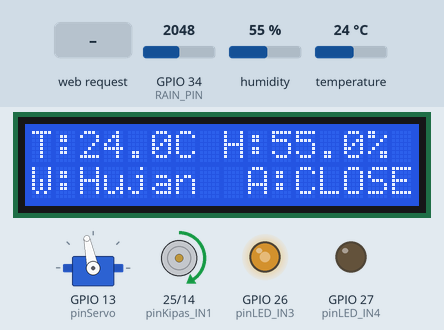
This sketch was run on a simulated ESP32. Parts: 16×2 character LCD, servo, motor-driver pin pairs drawn as motors (green arrow = first pin HIGH = forward, orange = second pin HIGH = backward, longer = more drive), output pins drawn as LEDs (lit = HIGH). The inputs (shaded band) are chosen by the test bench; at power-on: GPIO 34 (RAIN_PIN) = 2048, humidity 55 %, temperature 24 °C. WiFi joins after 1.5 s; servers stay silent unless stated; what the sketch prints to the serial monitor is not drawn.

Above: at 5.8 s.
5.9 s: GPIO 34 (RAIN_PIN) set to 2379
8.1 s: GPIO 34 (RAIN_PIN) set to 2519
At 10.1 s:
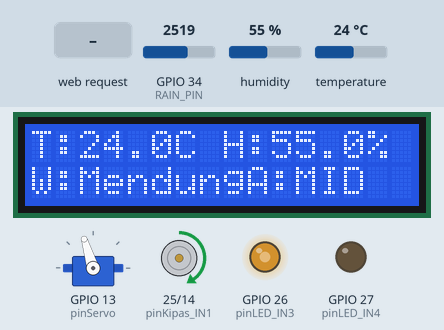
11.1 s: HTTP request GET /setMode?val=1 received
At 13.0 s:
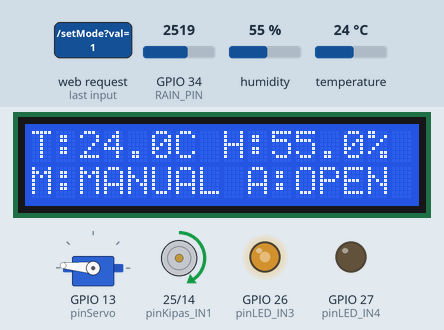
14.1 s: HTTP request GET /setServo?val=1 received
At 15.78 s:
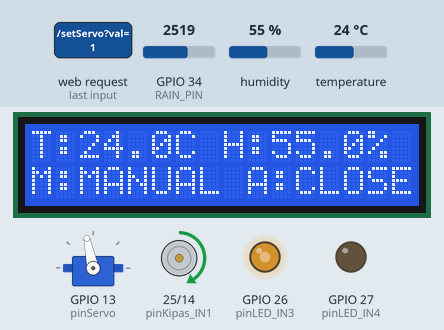
17.0 s: HTTP request GET /setMode?val=120 received
At 18.7 s:
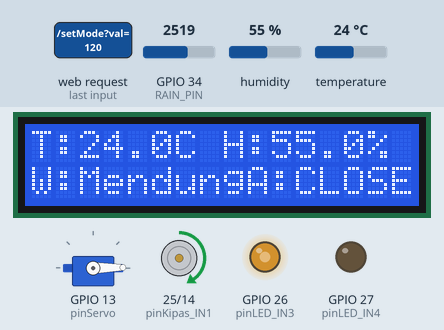
19.1 s: GPIO 34 (RAIN_PIN) set to 3527
At 20.5 s:
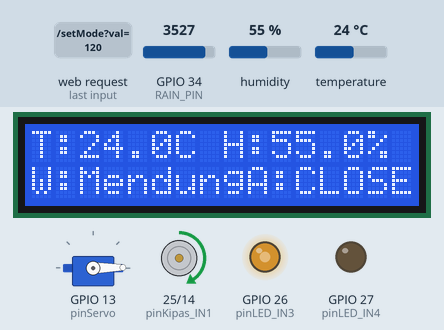
21.1 s: GPIO 34 (RAIN_PIN) set to 3658
At 23.0 s:
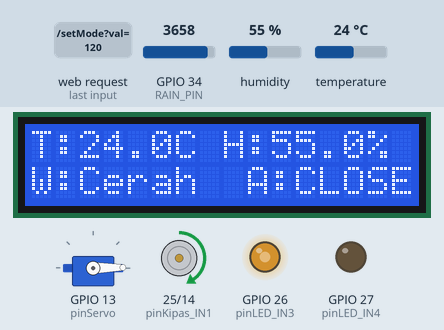
Timing chart, 0 to 24.1 s (numbered marks = the images above; inputs shaded):
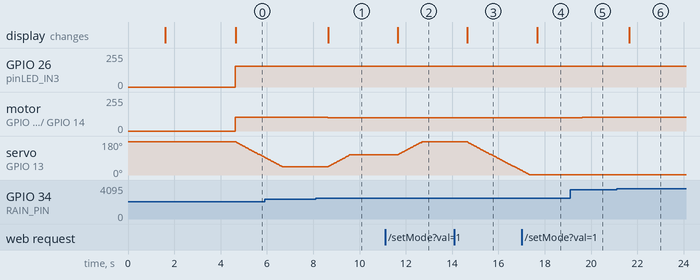

The sketch:

Program_Prototipe_Pengering_Ikan_Asin.ino
```cpp
#include "DHT.h"
#include <ESP32Servo.h>
#include <Wire.h>
#include <LiquidCrystal_I2C.h>
#include <Fuzzy.h>
#include <WiFi.h>
#include <WebServer.h>

const char* ssid = "MaggotBalap";
const char* pass = "12121212";

WebServer server(80);

#define DHTPIN 4
#define DHTTYPE DHT22
#define RAIN_PIN 34

const int pinKipas_IN1 = 25;
const int pinKipas_IN2 = 14;
const int pinLED_IN3   = 26;
const int pinLED_IN4   = 27;
const int pinServo     = 13;

DHT dht(DHTPIN, DHTTYPE);
Servo servoAtap;
LiquidCrystal_I2C lcd(0x27, 16, 2);
Fuzzy *fuzzy = new Fuzzy();

String statusCuaca = "Cerah";
String statusAtapLcd = "OPEN";
float globalSuhu = 0;
float globalLembab = 0;
int globalRawHujan = 4095;

int modeSistem = 0;
int servoManualWeb = 175;

unsigned long waktuTerakhirServo = 0;
const int jedaServoPelan = 15;
unsigned long waktuTerakhirSensor = 0;
const int jedaBacaSensor = 1000;

int sudutServoTujuan = 175;
int sudutServoSekarang = 175;

void handleRoot() {
  String html = "<!DOCTYPE html><html><head><meta name='viewport' content='width=device-width, initial-scale=1'>";
  html += "<link rel='stylesheet' href='https://cdn.jsdelivr.net/npm/bootstrap@5.3.0/dist/css/bootstrap.min.css'>";
  html += "<title>PENGERING IKAN ASIN</title>";
  html += "<style>body{background:#f4f6f9; font-family:sans-serif;} .card{box-shadow:0 4px 8px rgba(0,0,0,0.05); border:none; margin-bottom:20px;}</style>";
  html += "</head><body>";

  html += "<div class='container mt-4'>";
  html += "  <div class='bg-primary text-white p-4 rounded card text-center'>";
  html += "    <h2>KONTROL CERDAS DAN AKUISISI DATA</h2>";
  html += "    <p class='mb-0'>Dashboard Sistem Cerdas Prototipe Pengering Ikan Asin</p>";
  html += "  </div>";

  html += "  <div class='row'>";
  html += "    <div class='col-md-4'><div class='card p-4 text-center'><h5>Suhu Udara</h5><h2 class='text-danger' id='suhu'>0.0</h2><p>&deg;C</p></div></div>";
  html += "    <div class='col-md-4'><div class='card p-4 text-center'><h5>Kelembaban</h5><h2 class='text-primary' id='lembab'>0.0</h2><p>%</p></div></div>";
  html += "    <div class='col-md-4'><div class='card p-4 text-center'><h5>Kondisi Cuaca</h5><h2 class='text-warning' id='cuaca'>-</h2><p id='rawHujan' class='text-muted'>(ADC: -)</p></div></div>";
  html += "  </div>";

  html += "  <div class='row'>";
  html += "    <div class='col-md-6'>";
  html += "      <div class='card p-4'>";
  html += "        <h5>Mode Sistem Kendali</h5>";
  html += "        <div class='d-flex gap-2 mt-3'>";
  html += "          <button class='btn btn-success w-50' onclick='setMode(0)'>Mode Otomatis (Fuzzy)</button>";
  html += "          <button class='btn btn-secondary w-50' onclick='setMode(1)'>Mode Manual (Web)</button>";
  html += "        </div>";
  html += "        <h6 class='mt-3'>Status Aktif: <span class='badge bg-info text-dark' id='statusMode'>Otomatis (Fuzzy)</span></h6>";
  html += "      </div>";
  html += "    </div>";
  html += "    <div class='col-md-6'>";
  html += "      <div class='card p-4'>";
  html += "        <h5>Kontrol Manual Atap (Servo)</h5>";
  html += "        <input type='range' class='form-range mt-3' min='45' max='175' id='sliderServo' onchange='kirimServo(this.value)'>";
  html += "        <p class='mt-2'>Sudut Atap: <span id='valServo'>175</span>&deg; (<span id='txtAtap'>OPEN</span>)</p>";
  html += "      </div>";
  html += "    </div>";
  html += "  </div>";
  html += "</div>";

  html += "<script>";
  html += "setInterval(ambilData, 1000);";
  html += "function ambilData() {";
  html += "  fetch('/readData').then(response => response.json()).then(data => {";
  html += "    document.getElementById('suhu').innerText = data.suhu;";
  html += "    document.getElementById('lembab').innerText = data.lembab;";
  html += "    document.getElementById('cuaca').innerText = data.cuaca;";
  html += "    document.getElementById('rawHujan').innerText = '(ADC: ' + data.rawRain + ')';";
  html += "    document.getElementById('statusMode').innerText = data.mode == 0 ? 'Otomatis (Fuzzy)' : 'Manual (Web)';";
  html += "    if(data.mode == 0) {";
  html += "      document.getElementById('sliderServo').value = data.targetServo;";
  html += "      document.getElementById('valServo').innerText = data.targetServo;";
  html += "    }";
  html += "    document.getElementById('txtAtap').innerText = data.statusAtap;";
  html += "  });";
  html += "}";
  html += "function setMode(m) { fetch('/setMode?val=' + m); }";
  html += "function kirimServo(s) { document.getElementById('valServo').innerText = s; fetch('/setServo?val=' + s); }";
  html += "</script>";

  html += "</body></html>";
  server.send(200, "text/html", html);
}

void handleReadData() {
  String json = "{";
  json += "\"suhu\":" + String(globalSuhu, 1) + ",";
  json += "\"lembab\":" + String(globalLembab, 1) + ",";
  json += "\"rawRain\":" + String(globalRawHujan) + ",";
  json += "\"cuaca\":\"" + statusCuaca + "\",";
  json += "\"mode\":" + String(modeSistem) + ",";
  json += "\"targetServo\":" + String(sudutServoTujuan) + ",";
  json += "\"statusAtap\":\"" + statusAtapLcd + "\"";
  json += "}";
  server.send(200, "application/json", json);
}

void handleSetMode() {
  if (server.hasArg("val")) {
    modeSistem = server.arg("val").toInt();
  }
  server.send(200, "text/plain", "OK");
}

void handleSetServo() {
  if (server.hasArg("val")) {
    servoManualWeb = server.arg("val").toInt();
  }
  server.send(200, "text/plain", "OK");
}

void setupFuzzy() {
  FuzzyInput *suhu = new FuzzyInput(1);
  FuzzySet *dingin = new FuzzySet(0, 0, 25, 28);
  FuzzySet *normal = new FuzzySet(25, 28, 32, 35);
  FuzzySet *panas = new FuzzySet(32, 35, 50, 50);
  suhu->addFuzzySet(dingin); suhu->addFuzzySet(normal); suhu->addFuzzySet(panas);
  fuzzy->addFuzzyInput(suhu);

  FuzzyInput *kelembaban = new FuzzyInput(2);
  FuzzySet *kering = new FuzzySet(0, 0, 40, 50);
  FuzzySet *sedang = new FuzzySet(40, 50, 65, 75);
  FuzzySet *lembab = new FuzzySet(65, 75, 100, 100);
  kelembaban->addFuzzySet(kering); kelembaban->addFuzzySet(sedang); kelembaban->addFuzzySet(lembab);
  fuzzy->addFuzzyInput(kelembaban);

  FuzzyInput *hujan = new FuzzyInput(3);
  FuzzySet *hujanKering = new FuzzySet(0, 0, 20, 40);
  FuzzySet *hujanMendung = new FuzzySet(25, 45, 55, 75);
  FuzzySet *hujanBasah = new FuzzySet(60, 80, 100, 100);
  hujan->addFuzzySet(hujanKering); hujan->addFuzzySet(hujanMendung); hujan->addFuzzySet(hujanBasah);
  fuzzy->addFuzzyInput(hujan);

  FuzzyOutput *kipas = new FuzzyOutput(1);
  FuzzySet *kipasMati = new FuzzySet(0, 0, 0, 0);
  FuzzySet *kipasSedang = new FuzzySet(10, 40, 40, 70);
  FuzzySet *kipasCepat = new FuzzySet(60, 100, 100, 100);
  kipas->addFuzzySet(kipasMati); kipas->addFuzzySet(kipasSedang); kipas->addFuzzySet(kipasCepat);
  fuzzy->addFuzzyOutput(kipas);

  FuzzyOutput *led = new FuzzyOutput(2);
  FuzzySet *ledMati = new FuzzySet(0, 0, 0, 0);
  FuzzySet *ledSedang = new FuzzySet(10, 40, 40, 70);
  FuzzySet *ledTerang = new FuzzySet(60, 100, 100, 100);
  led->addFuzzySet(ledMati); led->addFuzzySet(ledSedang); led->addFuzzySet(ledTerang);
  fuzzy->addFuzzyOutput(led);

  FuzzyOutput *servoOut = new FuzzyOutput(3);
  FuzzySet *atapTutup = new FuzzySet(45, 45, 45, 45);
  FuzzySet *atapSetengah = new FuzzySet(70, 105, 105, 135);
  FuzzySet *atapBuka = new FuzzySet(150, 175, 175, 175);
  servoOut->addFuzzySet(atapTutup); servoOut->addFuzzySet(atapSetengah); servoOut->addFuzzySet(atapBuka);
  fuzzy->addFuzzyOutput(servoOut);

  createRule(1, dingin, kering, hujanKering, kipasSedang, ledSedang, atapBuka);
  createRule(2, dingin, sedang, hujanKering, kipasSedang, ledTerang, atapBuka);
  createRule(3, dingin, lembab, hujanKering, kipasCepat,  ledTerang, atapBuka);
  createRule(4, normal, kering, hujanKering, kipasMati,   ledMati,   atapBuka);
  createRule(5, normal, sedang, hujanKering, kipasSedang, ledSedang, atapBuka);
  createRule(6, normal, lembab, hujanKering, kipasCepat,  ledTerang, atapBuka);
  createRule(7, panas,  kering, hujanKering, kipasMati,   ledMati,   atapBuka);
  createRule(8, panas,  sedang, hujanKering, kipasSedang, ledMati,   atapBuka);
  createRule(9, panas,  lembab, hujanKering, kipasCepat,  ledMati,   atapBuka);

  createRule(10, dingin, kering, hujanMendung, kipasSedang, ledTerang, atapSetengah);
  createRule(11, dingin, sedang, hujanMendung, kipasSedang, ledTerang, atapSetengah);
  createRule(12, dingin, lembab, hujanMendung, kipasCepat,  ledTerang, atapSetengah);
  createRule(13, normal, kering, hujanMendung, kipasSedang, ledSedang, atapSetengah);
  createRule(14, normal, sedang, hujanMendung, kipasSedang, ledTerang, atapSetengah);
  createRule(15, normal, lembab, hujanMendung, kipasCepat,  ledTerang, atapSetengah);
  createRule(16, panas,  kering, hujanMendung, kipasSedang, ledSedang, atapSetengah);
  createRule(17, panas,  sedang, hujanMendung, kipasSedang, ledSedang, atapSetengah);
  createRule(18, panas,  lembab, hujanMendung, kipasCepat,  ledSedang, atapSetengah);

  createRule(19, dingin, kering, hujanBasah, kipasSedang, ledTerang, atapTutup);
  createRule(20, dingin, sedang, hujanBasah, kipasSedang, ledTerang, atapTutup);
  createRule(21, dingin, lembab, hujanBasah, kipasCepat,  ledTerang, atapTutup);
  createRule(22, normal, kering, hujanBasah, kipasSedang, ledTerang, atapTutup);
  createRule(23, normal, sedang, hujanBasah, kipasSedang, ledTerang, atapTutup);
  createRule(24, normal, lembab, hujanBasah, kipasCepat,  ledTerang, atapTutup);
  createRule(25, panas,  kering, hujanBasah, kipasCepat,  ledTerang, atapTutup);
  createRule(26, panas,  sedang, hujanBasah, kipasCepat,  ledTerang, atapTutup);
  createRule(27, panas,  lembab, hujanBasah, kipasCepat,  ledTerang, atapTutup);
}

void createRule(int id, FuzzySet *inSuhu, FuzzySet *inLembab, FuzzySet *inHujan, FuzzySet *outKipas, FuzzySet *outLED, FuzzySet *outServo) {
  FuzzyRuleAntecedent *suhuAndLembab = new FuzzyRuleAntecedent();
  suhuAndLembab->joinWithAND(inSuhu, inLembab);
  FuzzyRuleAntecedent *ifCondition = new FuzzyRuleAntecedent();
  ifCondition->joinWithAND(suhuAndLembab, inHujan);
  FuzzyRuleConsequent *thenCondition = new FuzzyRuleConsequent();
  thenCondition->addOutput(outKipas); thenCondition->addOutput(outLED); thenCondition->addOutput(outServo);
  FuzzyRule *rule = new FuzzyRule(id, ifCondition, thenCondition);
  fuzzy->addFuzzyRule(rule);
}

void setup() {
  Serial.begin(115200);
  dht.begin();

  lcd.init(); lcd.backlight();
  lcd.setCursor(0, 0); lcd.print("Connecting WiFi");

  WiFi.begin(ssid, pass);
  while (WiFi.status() != WL_CONNECTED) {
    delay(500); Serial.print(".");
  }

  lcd.clear();
  lcd.setCursor(0, 0); lcd.print("WiFi Connected!");
  lcd.setCursor(0, 1); lcd.print(WiFi.localIP());
  Serial.print("IP Web Dashboard Anda: "); Serial.println(WiFi.localIP());
  delay(3000); lcd.clear();

  server.on("/", handleRoot);
  server.on("/readData", handleReadData);
  server.on("/setMode", handleSetMode);
  server.on("/setServo", handleSetServo);
  server.begin();

  ESP32PWM::allocateTimer(0);
  servoAtap.setPeriodHertz(50); servoAtap.attach(pinServo, 500, 2400);

  pinMode(pinKipas_IN1, OUTPUT); pinMode(pinKipas_IN2, OUTPUT);
  pinMode(pinLED_IN3, OUTPUT); pinMode(pinLED_IN4, OUTPUT);

  setupFuzzy();
  servoAtap.write(sudutServoSekarang);
}

void loop() {
  server.handleClient();

  if (millis() - waktuTerakhirServo >= jedaServoPelan) {
    waktuTerakhirServo = millis();
    if (sudutServoSekarang < sudutServoTujuan) { sudutServoSekarang++; servoAtap.write(sudutServoSekarang); }
    else if (sudutServoSekarang > sudutServoTujuan) { sudutServoSekarang--; servoAtap.write(sudutServoSekarang); }
  }

  if (millis() - waktuTerakhirSensor >= jedaBacaSensor) {
    waktuTerakhirSensor = millis();

    globalSuhu = dht.readTemperature();
    globalLembab = dht.readHumidity();
    globalRawHujan = analogRead(RAIN_PIN);

    if (isnan(globalSuhu) || isnan(globalLembab)) return;

    int rawHujanFiltered = globalRawHujan;
    if (globalRawHujan > 3650) rawHujanFiltered = 4095;
    else if (globalRawHujan < 2450) rawHujanFiltered = 0;

    int inputHujanFuzzy = map(rawHujanFiltered, 4095, 0, 0, 100);
    if (inputHujanFuzzy < 0) inputHujanFuzzy = 0; if (inputHujanFuzzy > 100) inputHujanFuzzy = 100;

    if (globalRawHujan <= 2500) statusCuaca = "Hujan";
    else if (globalRawHujan > 2500 && globalRawHujan < 3600) statusCuaca = "Mendung";
    else statusCuaca = "Cerah";

    fuzzy->setInput(1, globalSuhu); fuzzy->setInput(2, globalLembab); fuzzy->setInput(3, inputHujanFuzzy);
    fuzzy->fuzzify();

    int outFuzzyKipas = fuzzy->defuzzify(1); int outFuzzyLED = fuzzy->defuzzify(2); int outFuzzyServo = fuzzy->defuzzify(3);

    if (modeSistem == 0) {
      sudutServoTujuan = outFuzzyServo;
    } else {
      sudutServoTujuan = servoManualWeb;
    }

    int pwmKipasAktif = (outFuzzyKipas > 0) ? map(outFuzzyKipas, 1, 100, 65, 160) : 0;
    int pwmLEDAktif = (outFuzzyLED > 0) ? map(outFuzzyLED, 1, 100, 15, 180) : 0;
    if (pwmLEDAktif > 0 && pwmLEDAktif < 40) pwmLEDAktif = 40;

    analogWrite(pinKipas_IN1, pwmKipasAktif); analogWrite(pinKipas_IN2, 0);
    analogWrite(pinLED_IN3, pwmLEDAktif); analogWrite(pinLED_IN4, 0);

    lcd.setCursor(0, 0); lcd.print("T:"); lcd.print(globalSuhu, 1); lcd.print("C ");
    lcd.setCursor(8, 0); lcd.print("H:"); lcd.print(globalLembab, 1); lcd.print("% ");
    lcd.setCursor(0, 1);
    if (modeSistem == 1) lcd.print("M:MANUAL "); else { lcd.print("W:"); lcd.print(statusCuaca); lcd.print("  "); }

    lcd.setCursor(9, 1);
    if(sudutServoTujuan >= 140) { lcd.print("A:OPEN "); statusAtapLcd = "OPEN"; }
    else if(sudutServoTujuan > 60 && sudutServoTujuan < 140) { lcd.print("A:MID  "); statusAtapLcd = "MID"; }
    else { lcd.print("A:CLOSE"); statusAtapLcd = "CLOSE"; }
  }
}
```

Measured:
- the behaviour switches between 2449 and 2450 on GPIO 34 (RAIN_PIN) (found by bisection; images 0 and 1)
- the behaviour switches between 3599 and 3600 on GPIO 34 (RAIN_PIN) (found by bisection; images 5 and 6)
- after the input at 8.1 s, GPIO 26 (pinLED_IN3): 156/255 → 155/255 after 0.52 s; motor on GPIO 25 (pinKipas_IN1) / GPIO 14 (pinKipas_IN2): forward 102/255 → forward 101/255 after 0.52 s; servo on GPIO 13 (pinServo): moves from 45° to 107° over 0.93 s, starting after 0.55 s; the display: changes after 0.55 s (image 1)
- after the input at 11.1 s, servo on GPIO 13 (pinServo): moves from 107° to 175° over 1.0 s, starting after 0.55 s; the display: changes after 0.55 s (image 2)
- after the input at 14.1 s, servo on GPIO 13 (pinServo): moves from 175° to 24° over 2.3 s, starting after 0.57 s; the display: changes after 0.55 s (image 3)
- after the input at 17.0 s, the display: changes after 0.68 s (image 4)
- after the input at 19.1 s, GPIO 26 (pinLED_IN3): 155/255 → 156/255 after 0.52 s; motor on GPIO 25 (pinKipas_IN1) / GPIO 14 (pinKipas_IN2): forward 101/255 → forward 102/255 after 0.52 s
- after the input at 21.1 s, the display: changes after 0.55 s (image 6)
